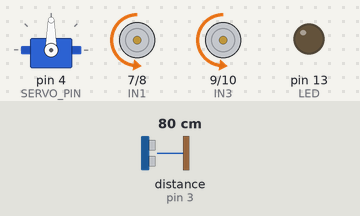
A sketch run on a simulated Arduino Uno, built with avr-gcc and run on an emulated ATmega328P. On the bench: servo, motor-driver pin pairs drawn as motors (green arrow = first pin HIGH = forward, orange = second pin HIGH = backward, longer = more drive, scaled by the enable pin), output pins drawn as LEDs (lit = HIGH). Wiring (inferred from the names in the program): ultrasonic range finder: trigger pin 2; echo pin 3. The inputs (shaded band) are chosen by the test bench; at power-on: distance to the obstacle (sensor on pin 3) 80 cm. The echo pulse lasts 58.3 µs per cm; pins used as bus, display or sensor lines are not drawn; what the sketch prints to the serial monitor is not drawn.

Above: at 1.9 s.
2.0 s: distance to the obstacle (sensor on pin 3) set to 31 cm
5.0 s: distance to the obstacle (sensor on pin 3) set to 27 cm
At 7.3 s:
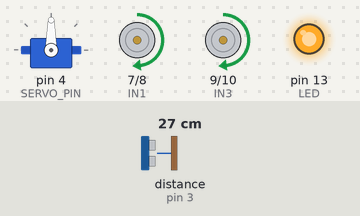
8.0 s: distance to the obstacle (sensor on pin 3) set to 4 cm
11.0 s: distance to the obstacle (sensor on pin 3) set to 2 cm
At 12.2 s:
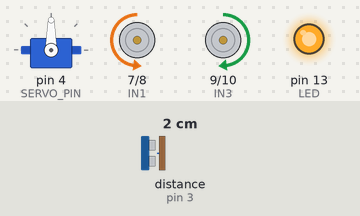
13.9 s: distance to the obstacle (sensor on pin 3) set to 9 cm
At 15.24 s:
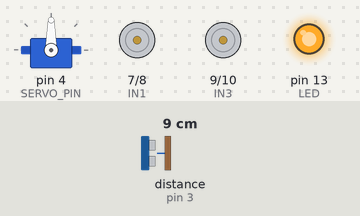
16.9 s: distance to the obstacle (sensor on pin 3) set to 35 cm
At 17.3 s:
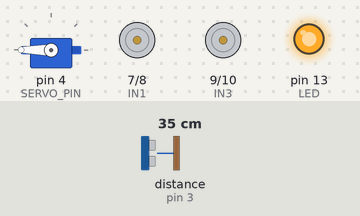
Timing chart, 0 to 20.4 s (numbered marks = the images above; inputs shaded):
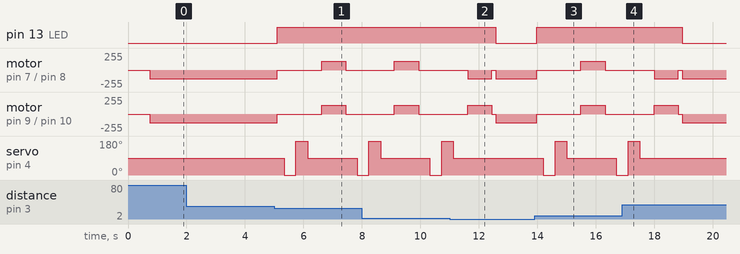

Measured:
- the behaviour switches between 29 and 28 cm on distance to the obstacle (sensor on pin 3) (found by bisection; images 0 and 1)
- the behaviour switches between 3 and 2 cm on distance to the obstacle (sensor on pin 3) (found by bisection; images 1 and 2)
- after the input at 2.0 s, every drawn part: stays the same
- after the input at 5.0 s, pin 13 (LED): LOW → HIGH after 0.11 s; motor on pin 7 (IN1) / pin 8 (IN2), motor on pin 9 (IN3) / pin 10 (IN4): backward 130/255 → stopped after 0.11 s, → forward 130/255 1.5 s later, → stopped 0.83 s later; servo on pin 4 (SERVO_PIN): 90° → 0° after 0.34 s, → 180° 0.40 s later, → 90° 0.40 s later, → 0° 1.7 s later
- after the input at 11.0 s, pin 13 (LED): HIGH → LOW after 1.6 s; servo on pin 4 (SERVO_PIN): goes on until 11.1 s, then stays 90°
- after the input at 13.9 s, pin 13 (LED): LOW → HIGH after 0.07 s; motor on pin 7 (IN1) / pin 8 (IN2), motor on pin 9 (IN3) / pin 10 (IN4): backward 130/255 → stopped after 0.07 s, → forward 130/255 1.5 s later, → stopped 0.83 s later; servo on pin 4 (SERVO_PIN): 90° → 0° after 0.31 s, → 180° 0.40 s later, → 90° 0.40 s later, → 0° 1.7 s later
- after the input at 16.9 s, pin 13 (LED): HIGH → LOW after 2.0 s; servo on pin 4 (SERVO_PIN): goes on until 17.5 s, then stays 90°

The sketch:

robo_autonomo.ino
```cpp
// ═══════════════════════════════════════════════════
//  Robô autônomo — Arduino Uno R3
//  HC-SR04 + Servo SG90 + L298N com controle de velocidade
//
//  Descrição:
//  Este firmware implementa um robô móvel autônomo capaz de
//  detectar obstáculos à frente usando um sensor ultrassônico
//  montado em um servo motor. Ao detectar um obstáculo, o robô
//  para, varre o ambiente para esquerda e direita, e escolhe
//  o lado com mais espaço para desviar.
//
//  Fluxo principal:
//  1. Lê a distância à frente
//  2. Se livre → avança
//  3. Se obstáculo → para, varre esquerda e direita
//  4. Escolhe o lado mais livre e gira
//  5. Se bloqueado dos dois lados → recua
//
//  Como compilar e enviar para a placa:
//  1. Instale a Arduino IDE (https://www.arduino.cc/en/software)
//  2. Abra o arquivo robo_autonomo.ino
//  3. Instale a biblioteca Servo:
//     Sketch → Incluir Biblioteca → Gerenciar Bibliotecas → "Servo"
//  4. Selecione a placa: Ferramentas → Placa → Arduino Uno
//  5. Selecione a porta: Ferramentas → Porta → porta COM correta
//  6. Clique em Upload (seta →)
// ═══════════════════════════════════════════════════

#include <Servo.h>  // Biblioteca para controle do servo motor

// ── Pinos do Sensor Ultrassônico HC-SR04 ────────────
// TRIG: envia o pulso sonoro
// ECHO: recebe o eco e mede o tempo de retorno
#define TRIG      2   // envia pulso ultrassônico (OUTPUT)
#define ECHO      3   // recebe o eco refletido   (INPUT)
// ── Pino do Servo Motor SG90 ────────────────────────
// Responsável por girar o sensor para esquerda e direita
#define SERVO_PIN 4   // sinal PWM do servo SG90

// ── Pinos de velocidade da Ponte H L298N (PWM) ──────
// ENA controla a velocidade do motor A (roda esquerda)
// ENB controla a velocidade do motor B (roda direita)
// IMPORTANTE: retire os jumpers de ENA e ENB na placa L298N
//             e conecte os fios nesses pinos para o PWM funcionar
#define ENA       5   // habilita e controla velocidade do motor A (PWM)
#define ENB       6   // habilita e controla velocidade do motor B (PWM)
// ── Pinos de direção da Ponte H L298N ───────────────
// IN1/IN2 controlam o sentido de rotação do motor A
// IN3/IN4 controlam o sentido de rotação do motor B
// Lógica: IN1=LOW / IN2=HIGH → motor A gira para frente
//         IN1=HIGH / IN2=LOW → motor A gira para trás
#define IN1       7   // direção motor A — fio 1
#define IN2       8   // direção motor A — fio 2
#define IN3       9   // direção motor B — fio 1
#define IN4      10   // direção motor B — fio 2
// ── LED de status ───────────────────────────────────
// Acende quando um obstáculo é detectado
#define LED      13   // LED de alerta: acende quando detecta obstáculo

// ── Configurações de velocidade ─────────────────────
// Valores entre 0 (parado) e 255 (velocidade máxima)
// Ajuste conforme o peso e as rodas do seu robô
#define VELOCIDADE        130   // Velocidade normal de avanço
#define VELOCIDADE_GIRO   120   // Velocidade de giro (menor = mais preciso)

// ── Parâmetros de comportamento ───────────────────────────────────
#define DIST_MINIMA    28    // Distância em cm para considerar obstáculo
#define ESPERA_PARADA 150    // Tempo (ms) para vibração dos motores sumir após parar
#define ESPERA_SERVO  400    // Tempo (ms) para o servo chegar na posição desejada
#define TEMPO_DESVIO  830    // ms — ajustado com base no modelo cinematico
                             // produz aproximadamente 90 graus de giro

// ── Variáveis de instrumentação — frequência ─────────────────────
// Estratégia: medir o tempo de INÍCIO a INÍCIO de cada iteração AVANÇAR
// Isso captura o ciclo real completo incluindo o delay(80) ao final
static unsigned long ultimoInicio   = 0;  // millis() no início da última iteração
unsigned long        somaIntervalo  = 0;  // acumula intervalos para calcular média
int                  contadorFreq   = 0;  // conta iterações AVANÇAR acumuladas
bool                 mediaConcluida = false; // só calcula uma vez por sessão

// ── Variáveis de instrumentação — tempo de resposta ──────────────
// Dois tempos são medidos separadamente:
// 1. Tempo real: detecção → parar()         (deve ser <= 150 ms)
// 2. Ciclo completo: detecção → 1ª manobra  (inclui varredura, por design)
unsigned long tempoDeteccao = 0;

Servo meuServo;


// ════════════════════════════════════════════════════
//  FUNÇÕES DE MOVIMENTO
//  Cada função configura os pinos IN1~IN4 para definir
//  o sentido dos motores e aplica PWM via ENA/ENB
//  para controlar a velocidade.
// ════════════════════════════════════════════════════

// Avança: ambos os motores giram para frente
void avancar() {
  digitalWrite(IN1, LOW);
  digitalWrite(IN2, HIGH);// Motor A → frente
  digitalWrite(IN3, LOW);
  digitalWrite(IN4, HIGH);// Motor B → frente
  analogWrite(ENA, VELOCIDADE);
  analogWrite(ENB, VELOCIDADE);

}

// Para os dois motores: zera PWM antes de mudar os pinos
// (evita corrente de frenagem brusca no driver L298N)
void parar() {
  analogWrite(ENA, 0);  // Desliga PWM do motor A
  analogWrite(ENB, 0);  // Desliga PWM do motor B
  digitalWrite(IN1, LOW);
  digitalWrite(IN2, LOW);
  digitalWrite(IN3, LOW);
  digitalWrite(IN4, LOW);

}

// Gira à direita: motor A avança, motor B recua
// Isso faz o robô girar no próprio eixo para a direita
void girarDireita() {
  digitalWrite(IN1, LOW);
  digitalWrite(IN2, HIGH);  // Motor A → trás
  digitalWrite(IN3, HIGH);
  digitalWrite(IN4, LOW);   // Motor B → frente
  analogWrite(ENA, VELOCIDADE_GIRO);
  analogWrite(ENB, VELOCIDADE_GIRO);

}

// Gira à esquerda: motor B avança, motor A recua
// Isso faz o robô girar no próprio eixo para a esquerda
void girarEsquerda() {
  digitalWrite(IN1, HIGH);
  digitalWrite(IN2, LOW);
  digitalWrite(IN3, LOW);
  digitalWrite(IN4, HIGH);
  analogWrite(ENA, VELOCIDADE_GIRO);
  analogWrite(ENB, VELOCIDADE_GIRO);

}

// Recua: ambos os motores giram para trás
// Usado quando o robô está bloqueado dos dois lados
void recuar() {
  digitalWrite(IN1, HIGH);
  digitalWrite(IN2, LOW);
  digitalWrite(IN3, HIGH);
  digitalWrite(IN4, LOW);
  analogWrite(ENA, VELOCIDADE);
  analogWrite(ENB, VELOCIDADE);

}


// ════════════════════════════════════════════════════
//  SENSOR ULTRASSÔNICO
//  Princípio de funcionamento:
//  O pino TRIG envia um pulso de 10µs que gera uma onda
//  sonora. O pino ECHO fica em HIGH pelo tempo que a onda
//  leva para ir e voltar. A distância é calculada por:
//
//  distância (cm) = tempo_echo (µs) × velocidade_som / 2
//  velocidade do som ≈ 0,034 cm/µs
//  divide por 2 pois o som faz o caminho de ida e volta
// ════════════════════════════════════════════════════

float lerDistancia() {
    // Garante que o TRIG começa em LOW antes do pulso
  digitalWrite(TRIG, LOW);
  delayMicroseconds(2);

    // Envia o pulso de 10 microssegundos para disparar a medição
  digitalWrite(TRIG, HIGH);
  delayMicroseconds(10);
  digitalWrite(TRIG, LOW);

  // Lê o tempo de retorno do eco (timeout de 30ms = ~5 metros)
  // Se não houver eco dentro do timeout, retorna 0
  long duracao = pulseIn(ECHO, HIGH, 30000); // timeout 30 ms ≈ 5 m

    // Se não houve eco, considera caminho livre (999 cm)
  if (duracao == 0) return 999;

  float dist = duracao * 0.034 / 2.0;

  // Filtro: HC-SR04 tem alcance minimo de 2 cm.
  // Leituras abaixo disso sao espurias (reflexao indireta
  // ou ruido eletrico dos motores DC) — tratadas como
  // caminho livre para nao gerar decisao incorreta na MEF.
  if (dist < 2.0) return 999;

  return dist;
}


// ════════════════════════════════════════════════════
//  SETUP — Executado uma única vez ao ligar o Arduino
// ════════════════════════════════════════════════════

void setup() {
  // Inicia a comunicação serial para monitoramento no PC
  Serial.begin(9600);
  Serial.println("============================================");
  Serial.println("  Robo autonomo — PC4");
  Serial.println("  Firmware final com filtro de leituras espurias.");
  Serial.println("============================================");
  // Configura pinos da ponte H como saída
  pinMode(IN1, OUTPUT);

  pinMode(IN2, OUTPUT);
  pinMode(IN3, OUTPUT);
  pinMode(IN4, OUTPUT);
  pinMode(ENA, OUTPUT);
  pinMode(ENB, OUTPUT);

    // Configura pinos do sensor ultrassônico
  pinMode(TRIG, OUTPUT); // TRIG envia sinal
  pinMode(ECHO, INPUT);// ECHO recebe sinal

   // Configura o LED de status
  pinMode(LED, OUTPUT);

  // Centraliza o servo em 90° antes de iniciar
  // Garante que o sensor aponta para frente no início
  meuServo.attach(SERVO_PIN);
  meuServo.write(90);
  delay(600);// Aguarda o servo chegar à posição central

  Serial.println("  Servo centralizado. Pronto para andar.");
  Serial.println("--------------------------------------------");
}


// ════════════════════════════════════════════════════
//  LOOP PRINCIPAL — Repetido continuamente
//
//  Máquina de estados simples:
//  [Avançando] → obstáculo? → [Parado] → varre lados
//       ↑                                     ↓
//       └──── esquerda ou direita livres ──────┘
//                                     ↓
//                              bloqueado dos dois lados
//                                     ↓
//                                 [Recuando]
// ════════════════════════════════════════════════════

void loop() {

  // ── Passo 1: mede a distância à frente ─────────────
  float distFrente = lerDistancia();


  // ── Passo 2: caminho livre → continua avançando ────
  if (distFrente > DIST_MINIMA) {
    digitalWrite(LED, LOW);// Apaga LED (sem obstáculo)
    avancar();

    // ── Instrumentação de frequência ──────────────────────────
    // Mede o intervalo de INÍCIO a INÍCIO de iterações consecutivas
    // para capturar o ciclo real completo, incluindo o delay(80).
    if (!mediaConcluida) {
      unsigned long agora = millis();

      if (ultimoInicio > 0) {
        unsigned long ciclo = agora - ultimoInicio;
        somaIntervalo += ciclo;
        contadorFreq++;

        if (contadorFreq == 10) {
          float mediaMs = (float)somaIntervalo / 10.0;
          float mediaHz = 1000.0 / mediaMs;

          Serial.println("============================================");
          Serial.println("  [FREQ] Resultado — 10 ciclos AVANCAR:");
          Serial.print  ("  Intervalo medio : ");
          Serial.print  (mediaMs, 1);
          Serial.println(" ms");
          Serial.print  ("  Frequencia media: ");
          Serial.print  (mediaHz, 1);
          Serial.println(" Hz");
          Serial.print  ("  Requisito >= 20 Hz → ");
          Serial.println(mediaHz >= 20.0 ? "APROVADO" : "REPROVADO");
          if (mediaHz < 20.0) {
            Serial.println("  Nota: delay(80) inserido para estabilidade");
            Serial.println("  do sensor. Remover delay reduz o ciclo.");
          }
          Serial.println("============================================");
          mediaConcluida = true;
        }
      }
      ultimoInicio = agora; // atualiza ANTES do delay(80)
    }

    Serial.print("Frente: ");
    Serial.print(distFrente, 1);
    Serial.println(" cm — livre, avancando");

    delay(80);// Pequena pausa antes de medir de novo
    return;// Volta ao início do loop
  }

  // ── Passo 3: obstáculo detectado ──────────────────────────────

  // Tempo de resposta real: do instante da detecção até parar()
  // Este é o tempo que o sistema leva para reagir ao evento —
  // deve ser <= 150 ms conforme requisito do relatório.
  tempoDeteccao = millis();

  Serial.println("--------------------------------------------");
  Serial.print  ("! Obstaculo a ");
  Serial.print  (distFrente, 1);
  Serial.println(" cm — parando motores");

  digitalWrite(LED, HIGH);// Acende LED de alerta
  parar(); // ← PRIMEIRO COMANDO de atuação após detecção

  // Mede e imprime o tempo real de resposta (detecção → parar)
  unsigned long trReal = millis() - tempoDeteccao;
  Serial.print  ("  [RESP real] Deteccao -> parar(): ");
  Serial.print  (trReal);
  Serial.println(" ms");
  Serial.print  ("  Requisito <= 150 ms → ");
  Serial.println(trReal <= 150 ? "APROVADO" : "REPROVADO");

  delay(ESPERA_PARADA);  // Aguarda estabilização mecânica

  // ── Passo 4: servo varre para a esquerda (0°) ─────────────────
  Serial.println("  Servo → esquerda (0 graus)");
  meuServo.write(0);
  delay(ESPERA_SERVO);// Aguarda servo chegar em 0°
  float distEsquerda = lerDistancia();
  Serial.print  ("  Distancia esquerda: ");
  Serial.print  (distEsquerda, 1);
  Serial.println(" cm");

  // ── Passo 5: servo varre para a direita (180°) ────────────────
  Serial.println("  Servo → direita (180 graus)");
  meuServo.write(180);
  delay(ESPERA_SERVO);// Aguarda servo chegar em 180°
  float distDireita = lerDistancia();
  Serial.print  ("  Distancia direita: ");
  Serial.print  (distDireita, 1);
  Serial.println(" cm");

  // ── Passo 6: servo volta ao centro (90°) ────────────────────────────
  Serial.println("  Servo → centro (90 graus)");
  meuServo.write(90);
  delay(ESPERA_SERVO);

  // ── Ciclo completo: detecção → início da manobra ──────────────
  // Este tempo INCLUI ESPERA_PARADA + varredura do servo (por design).
  // É uma métrica de ciclo operacional, não de tempo de resposta.
  unsigned long cicloCompleto = millis() - tempoDeteccao;
  Serial.print  ("  [CICLO] Deteccao → manobra: ");
  Serial.print  (cicloCompleto);
  Serial.println(" ms (inclui parada + varredura servo — esperado ~1350 ms)");

    // ── Passo 7: decide a direção com base nas medições ─
  // Caso 1: bloqueado dos dois lados → recua
  if (distEsquerda <= DIST_MINIMA && distDireita <= DIST_MINIMA) {
    Serial.println("  Ambos os lados bloqueados — recuando");
    recuar();
    delay(TEMPO_DESVIO);
    parar();

  // Caso 2: esquerda tem mais espaço → gira à esquerda
  } else if (distEsquerda > distDireita) {
    Serial.print  ("  Esquerda mais livre (");
    Serial.print  (distEsquerda, 1);
    Serial.println(" cm) — girando esquerda");
    girarEsquerda();
    delay(TEMPO_DESVIO);
    parar();

  // Caso 3: direita tem mais espaço (ou igual) → gira à direita
  } else {
    Serial.print  ("  Direita mais livre (");
    Serial.print  (distDireita, 1);
    Serial.println(" cm) — girando direita");
    girarDireita();
    delay(TEMPO_DESVIO);
    parar();
  }

// Pequena pausa antes do próximo ciclo de leitura
  Serial.println("  Manobra concluida — retomando avanco");
  Serial.println("--------------------------------------------");
  delay(100);
}
```
